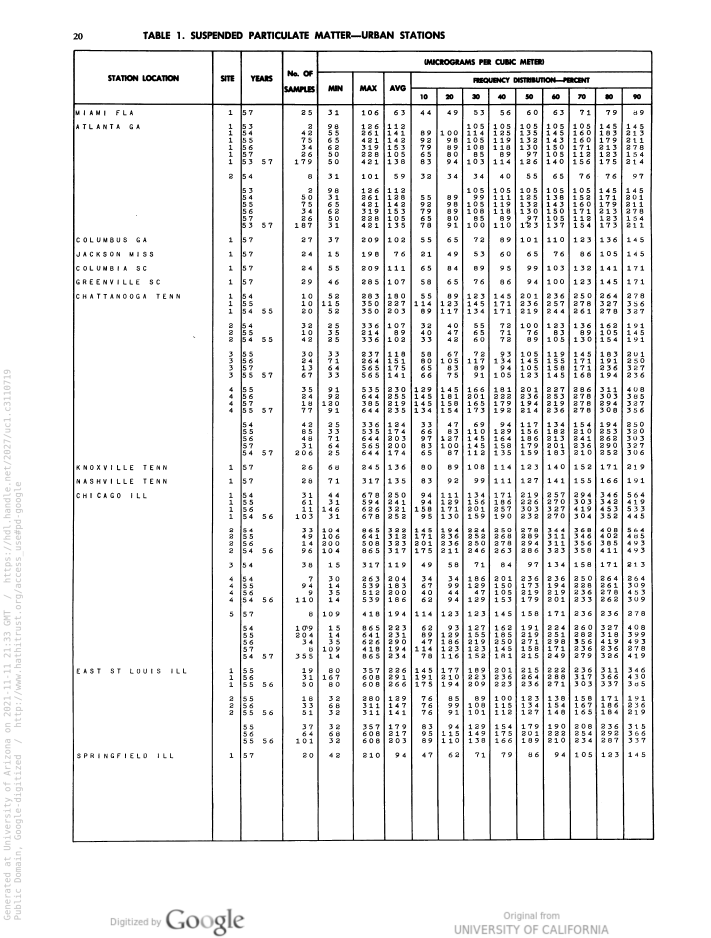
#> input picture Image/UCData-004.png, 3551 x 4689 px (shown at 1/5 size); its folder holds only this picture in this run
$ python TableOCR.py
#> lines starting #> are read from the running program, lines starting #| are printed output that depends on the picture; after the words box and inside, x2 and y2 are one past the last pixel; in counts of white or black regions, pixels touching at a corner belong together
"""
Enhanced Hybrid Batch OCR System for Historical Documents

This version adds:
- Multi-table detection for side-by-side tables (pages 223-228)
- Detailed reporting with stats on each page
- Column structure tracking
- Horizontal line detection to help identify row boundaries
- Processing time tracking
"""

import cv2
import numpy as np
import pytesseract
import pandas as pd
from typing import List, Dict, Tuple
import os
import glob
import re
import json
from datetime import datetime
import time


class EnhancedOCRExtractor:
    """
    OCR extractor that can handle multiple tables on a single page.
    Detects both vertical lines (for columns) and horizontal lines (for rows).
    """

    def __init__(self, image_path: str, dpi: int = 400):
        self.image_path = image_path
        self.dpi = dpi
        self.original = None
        self.processed = None
        self.warped = None
        self.results = []
        self.column_lines = []  # x-coordinates of vertical lines
        self.row_lines = []     # y-coordinates of horizontal lines
        self.scale_factor = dpi / 300.0
        self.tables_found = 0

    def load_image(self):
        self.original = cv2.imread(self.image_path)
        if self.original is None:
            raise FileNotFoundError(f"Could not load: {self.image_path}")
        return self.original

    def find_document_contour(self, image: np.ndarray) -> np.ndarray:
        """Try to find the document edges for perspective correction."""
        gray = cv2.cvtColor(image, cv2.COLOR_BGR2GRAY)
        h, w = image.shape[:2]

        blurred = cv2.GaussianBlur(gray, (5, 5), 0)
        edged = cv2.Canny(blurred, 50, 200)

        contours, _ = cv2.findContours(edged, cv2.RETR_LIST, cv2.CHAIN_APPROX_SIMPLE)
        contours = sorted(contours, key=cv2.contourArea, reverse=True)[:5]

        for c in contours:
            peri = cv2.arcLength(c, True)
            approx = cv2.approxPolyDP(c, 0.02 * peri, True)

            # Need a 4-sided shape that's at least 30% of the image
            if len(approx) == 4 and cv2.contourArea(approx) > (h * w * 0.3):
                return approx.reshape(4, 2)

        # If nothing found, just use the full image
        return np.array([[0, 0], [w, 0], [w, h], [0, h]], dtype=np.float32)

    def perspective_transform(self, image: np.ndarray, pts: np.ndarray) -> np.ndarray:
        """Flatten out the document so it's straight on."""
        rect = np.zeros((4, 2), dtype="float32")
        s = pts.sum(axis=1)
        rect[0] = pts[np.argmin(s)]  # top-left
        rect[2] = pts[np.argmax(s)]  # bottom-right
        diff = np.diff(pts, axis=1)
        rect[1] = pts[np.argmin(diff)]  # top-right
        rect[3] = pts[np.argmax(diff)]  # bottom-left

        (tl, tr, br, bl) = rect

        widthA = np.sqrt(((br[0] - bl[0]) ** 2) + ((br[1] - bl[1]) ** 2))
        widthB = np.sqrt(((tr[0] - tl[0]) ** 2) + ((tr[1] - tl[1]) ** 2))
        maxWidth = max(int(widthA), int(widthB))

        heightA = np.sqrt(((tr[0] - br[0]) ** 2) + ((tr[1] - br[1]) ** 2))
        heightB = np.sqrt(((tl[0] - bl[0]) ** 2) + ((tl[1] - bl[1]) ** 2))
        maxHeight = max(int(heightA), int(heightB))

        dst = np.array([
            [0, 0],
            [maxWidth - 1, 0],
            [maxWidth - 1, maxHeight - 1],
            [0, maxHeight - 1]], dtype="float32")

        M = cv2.getPerspectiveTransform(rect, dst)
        return cv2.warpPerspective(image, M, (maxWidth, maxHeight))

    def detect_vertical_lines(self, image: np.ndarray) -> List[int]:
        """
        Find vertical column separators.
        Lines need to span at least 30% of the page height to count.
        """
        inverted = cv2.bitwise_not(image)
        h, w = inverted.shape

        min_col_height = int(h * 0.30)
        v_kernel = cv2.getStructuringElement(cv2.MORPH_RECT, (1, min_col_height))

        v_lines = cv2.morphologyEx(inverted, cv2.MORPH_OPEN, v_kernel)

        contours, _ = cv2.findContours(v_lines, cv2.RETR_EXTERNAL, cv2.CHAIN_APPROX_SIMPLE)

        v_coords = []
        for c in contours:
            x, y, w_c, h_c = cv2.boundingRect(c)
            center_x = x + (w_c // 2)
            v_coords.append(center_x)

        v_coords.sort()

        # Merge lines that are basically on top of each other
        filtered_cols = []
        if v_coords:
            filtered_cols.append(v_coords[0])
            for x in v_coords[1:]:
                if x - filtered_cols[-1] > 15:
                    filtered_cols.append(x)

        return filtered_cols

    def detect_horizontal_lines(self, image: np.ndarray) -> List[int]:
        """
        Find horizontal row separators.
        Less strict than vertical - only need 20% width since some tables
        have partial horizontal rules.
        """
        inverted = cv2.bitwise_not(image)
        h, w = inverted.shape

        min_row_width = int(w * 0.20)
        h_kernel = cv2.getStructuringElement(cv2.MORPH_RECT, (min_row_width, 1))

        h_lines = cv2.morphologyEx(inverted, cv2.MORPH_OPEN, h_kernel)

        contours, _ = cv2.findContours(h_lines, cv2.RETR_EXTERNAL, cv2.CHAIN_APPROX_SIMPLE)

        h_coords = []
        for c in contours:
            x, y, w_c, h_c = cv2.boundingRect(c)
            center_y = y + (h_c // 2)
            h_coords.append(center_y)

        h_coords.sort()

        # Merge close lines
        filtered_rows = []
        if h_coords:
            filtered_rows.append(h_coords[0])
            for y in h_coords[1:]:
                if y - filtered_rows[-1] > 10:
                    filtered_rows.append(y)

        return filtered_rows

    def detect_table_structure(self, image: np.ndarray) -> Tuple[List[int], List[int]]:
        """
        Find both vertical and horizontal lines in the table.
        Returns (column_lines, row_lines)
        """
        vertical_lines = self.detect_vertical_lines(image)
        horizontal_lines = self.detect_horizontal_lines(image)

        return vertical_lines, horizontal_lines

    def preprocess_image(self, image: np.ndarray) -> np.ndarray:
        """
        Clean up the image before OCR - remove noise, enhance contrast, etc.
        Also detects the table structure while we're at it.
        """
        gray = cv2.cvtColor(image, cv2.COLOR_BGR2GRAY)

        # Remove noise but keep edges sharp
        denoised = cv2.bilateralFilter(gray, 9, 75, 75)
        clahe = cv2.createCLAHE(clipLimit=2.0, tileGridSize=(8, 8))
        enhanced = clahe.apply(denoised)

        # Sharpen things up a bit
        kernel_grad = cv2.getStructuringElement(cv2.MORPH_RECT, (3, 3))
        gradient = cv2.morphologyEx(enhanced, cv2.MORPH_GRADIENT, kernel_grad)
        sharpened = cv2.addWeighted(enhanced, 1.0, gradient, 0.5, 0)

        # Convert to black and white
        thresh = cv2.adaptiveThreshold(
            sharpened, 255,
            cv2.ADAPTIVE_THRESH_GAUSSIAN_C,
            cv2.THRESH_BINARY,
            31, 10
        )

        # Clean up small specks
        kernel_clean = np.ones((2, 2), np.uint8)
        binary = cv2.morphologyEx(thresh, cv2.MORPH_OPEN, kernel_clean)

        # Find table lines
        self.column_lines, self.row_lines = self.detect_table_structure(binary)

        # Add some padding so text near edges doesn't get cut off
        padding = 50
        padded = cv2.copyMakeBorder(binary, padding, padding, padding, padding,
                                    cv2.BORDER_CONSTANT, value=255)

        # Adjust line coordinates for the padding
        self.column_lines = [x + padding for x in self.column_lines]
        self.row_lines = [y + padding for y in self.row_lines]

        return padded

    # [13 lines left out: functions get_column_index, get_row_index, not called in this run]

    def perform_ocr(self, image: np.ndarray, page_num: int, table_num: int = 0, y_offset: int = 0) -> List[Dict]:
        """
        Run OCR in two passes:
        Pass 1 gets letters and numbers with a normal whitelist.
        Pass 2 focuses on recovering single digits that Pass 1 missed.
        """
        results = []
        pass1_boxes = []

        h, w = image.shape

        # PASS 1: Get most of the text
        config_p1 = r'--oem 3 --psm 11 -c tessedit_char_whitelist="ABCDEFGHIJKLMNOPQRSTUVWXYZabcdefghijklmnopqrstuvwxyz0123456789.,-% "'

        d1 = pytesseract.image_to_data(image, config=config_p1, output_type=pytesseract.Output.DICT)

        for i in range(len(d1['text'])):
            if int(d1['conf'][i]) > 0 and d1['text'][i].strip():
                x, y, w_box, h_box = d1['left'][i], d1['top'][i], d1['width'][i], d1['height'][i]

                # Skip boxes that are way too big (probably errors)
                if w_box > w * 0.8 or h_box > h * 0.8: continue

                col_idx = self.get_column_index(x + w_box//2)
                row_idx = self.get_row_index(y + h_box//2)

                results.append({
                    'page_num': page_num,
                    'table_num': table_num,
                    'left': x,
                    'top': y + y_offset,
                    'width': w_box,
                    'height': h_box,
                    'conf': int(d1['conf'][i]),
                    'text': d1['text'][i],
                    'column_index': col_idx,
                    'row_index': row_idx,
                    'pass': 1,
                    'line_num': 0
                })

                pass1_boxes.append((x, y, w_box, h_box))

        # PASS 2: Look for single digits that got missed
        # Mask out everything we already found
        masked_img = image.copy()
        buffer = 5
        for (bx, by, bw, bh) in pass1_boxes:
            cv2.rectangle(masked_img,
                          (max(0, bx-buffer), max(0, by-buffer)),
                          (min(w, bx+bw+buffer), min(h, by+bh+buffer)),
                          255, -1)

        # Run OCR on each column separately, only looking for numbers
        boundaries = [0] + self.column_lines + [w]
        config_p2 = r'--oem 3 --psm 6 -c tessedit_char_whitelist="0123456789"'

        for col_idx in range(len(boundaries) - 1):
            x_start = boundaries[col_idx]
            x_end = boundaries[col_idx+1]

            if x_end - x_start < 10: continue

            col_slice = masked_img[:, x_start:x_end]

            d2 = pytesseract.image_to_data(col_slice, config=config_p2, output_type=pytesseract.Output.DICT)

            for j in range(len(d2['text'])):
                if int(d2['conf'][j]) > 0 and d2['text'][j].strip():
                    sx, sy, sw, sh = d2['left'][j], d2['top'][j], d2['width'][j], d2['height'][j]

                    global_x = x_start + sx
                    global_y = sy + y_offset

                    row_idx = self.get_row_index(global_y + sh//2)

                    results.append({
                        'page_num': page_num,
                        'table_num': table_num,
                        'left': global_x,
                        'top': global_y,
                        'width': sw,
                        'height': sh,
                        'conf': int(d2['conf'][j]),
                        'text': d2['text'][j],
                        'column_index': col_idx,
                        'row_index': row_idx,
                        'pass': 2,
                        'line_num': 0
                    })

        # Group results into lines based on vertical position
        results = sorted(results, key=lambda r: r['top'])
        current_y = -100
        row_id = 0
        for r in results:
            if abs(r['top'] - current_y) > 15:
                row_id += 1
                current_y = r['top']
            r['line_num'] = row_id

        return results

    # [30 lines left out: function visualize, not called in this run]

    def process_page(self, page_num, output_dir):
        """
        Process a single page and extract all the data.
        Pages 223-228 get special treatment since they have side-by-side tables.
        Returns: (results, num_tables, processing_time)
        """
        page_start_time = time.time()

        print(f"\n[Page {page_num}] Processing...")

        self.load_image()

        # Pages 223-228 have two tables side by side, so skip perspective correction
        if page_num in [223, 224, 225, 226, 227, 228]:
            print(f"  Using full-page processing (side-by-side tables)")
            self.warped = self.original.copy()
            self.tables_found = 2
        else:
            contour = self.find_document_contour(self.original)
            self.warped = self.perspective_transform(self.original, contour)
            self.tables_found = 1

        # Clean up the image and find table structure
        self.processed = self.preprocess_image(self.warped)
        print(f"  Detected {len(self.column_lines)} vertical lines (columns)")
        print(f"  Detected {len(self.row_lines)} horizontal lines (rows)")

        # Save the structure info for later use
        cols_path = os.path.join(output_dir, "Column_Metadata",
                                f"page_{page_num:03d}_structure.txt")
        os.makedirs(os.path.dirname(cols_path), exist_ok=True)
        with open(cols_path, 'w') as f:
            f.write(f"Page: {page_num}\n")
            f.write(f"Columns: {len(self.column_lines) + 1}\n")
            f.write(f"Rows: {len(self.row_lines) + 1}\n")
            if page_num in [223, 224, 225, 226, 227, 228]:
                f.write(f"Note: Side-by-side tables (full page processing)\n")

            f.write(f"\nVertical lines (column separators):\n")
            for i, cx in enumerate(self.column_lines):
                f.write(f"  col_line_{i}: {cx}\n")

            f.write(f"\nHorizontal lines (row separators):\n")
            for i, ry in enumerate(self.row_lines):
                f.write(f"  row_line_{i}: {ry}\n")

        # Run the OCR
        results = self.perform_ocr(self.processed, page_num, table_num=0, y_offset=0)
        print(f"  Extracted {len(results)} items")

        # Create visualization
        vis_path = os.path.join(output_dir, "Visualizations",
                               f"page_{page_num:03d}.png")
        os.makedirs(os.path.dirname(vis_path), exist_ok=True)
        self.visualize(self.processed, results, vis_path)

        processing_time = time.time() - page_start_time
        print(f"  ⏱️  Page {page_num} completed in {processing_time:.2f} seconds")

        return results, self.tables_found, processing_time


# [97 lines left out: function generate_comprehensive_report, not called in this run]


def main():
    INPUT_DIR = "./Image"
    OUTPUT_DIR = "./Processed"
    FILE_PATTERN = "*.png"

    total_start_time = time.time()

    image_files = sorted(glob.glob(os.path.join(INPUT_DIR, FILE_PATTERN)))
    if not image_files:
        print("No images found. Check path.")
        return

    all_data = []
    tables_by_page = {}
    page_times = {}

    print("="*80)
    print(f"Starting processing on {len(image_files)} images...")
    print(f"Start time: {datetime.now().strftime('%Y-%m-%d %H:%M:%S')}")
    print("="*80)

    for i, img_path in enumerate(image_files):
        try:
            page_num = int(re.search(r'\d+', os.path.basename(img_path)).group())
        except:
            page_num = i + 1

        extractor = EnhancedOCRExtractor(img_path, dpi=400)
        data, num_tables, page_time = extractor.process_page(page_num, OUTPUT_DIR)
#> in load_image, self.original is the input picture: shape (4689, 3551, 3); min 0, max 255, mean 237.3
#> in find_document_contour, `edged = cv2.Canny(blurred, 50, 200)`:
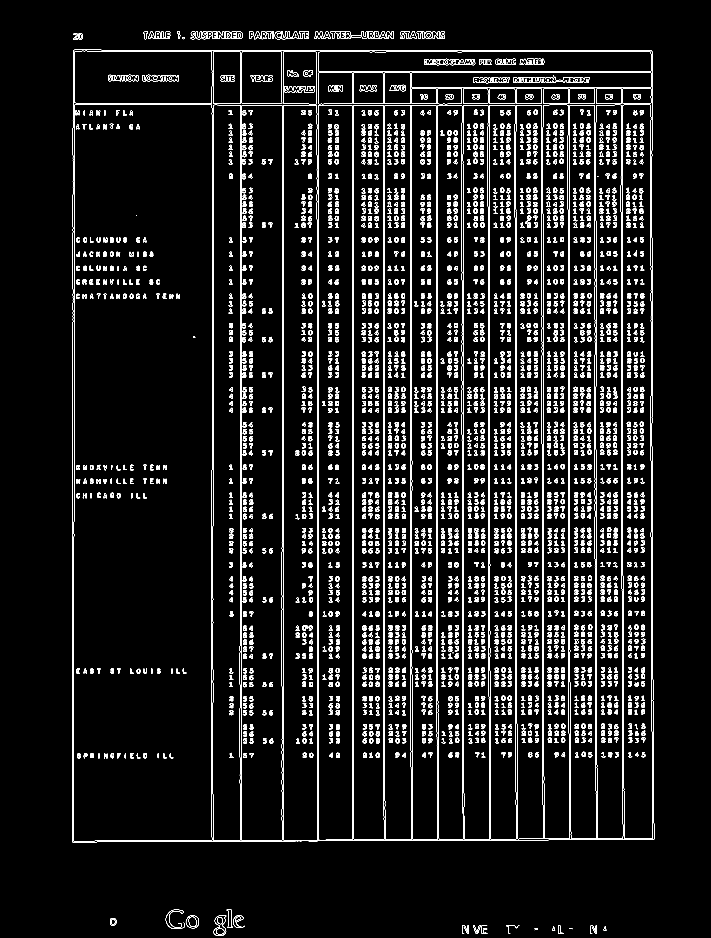
#> edged: shape (4689, 3551) (shown at 1/5 size); 3% white in thin lines or dots, all inside (x1, y1, x2, y2) = (360, 155, 3271, 4679)
#> in find_document_contour, `contours, _ = cv2.findContours(edged, cv2.RETR_LIST, cv2.CHAIN_APPROX_..`: contours = 7803 contours, 639 with area under 20; largest, box (x1, y1, x2, y2) and area: (360, 248, 3271, 4212) 11455462, (360, 248, 3271, 4212) 11455450, (366, 522, 1062, 4206) 2538939, (366, 522, 1062, 4206) 2538934, (1205, 525, 1412, 4202) 746996
#> in find_document_contour, `contours = sorted(contours, key=cv2.contourArea, reverse=True)[:5]`: contours = 5 contours; box (x1, y1, x2, y2) and area: (360, 248, 3271, 4212) 11455462, (360, 248, 3271, 4212) 11455450, (366, 522, 1062, 4206) 2538939, (366, 522, 1062, 4206) 2538934, (1205, 525, 1412, 4202) 746996
#> the loop in find_document_contour, `for c in contours:` made 1 pass
#> (peri, approx) on pass 1: (13803.8, [[369, 250], [362, 4209], [3268, 4199], [3260, 256]])
#> in process_page, `contour = self.find_document_contour(self.original)`: contour = [[369, 250], [362, 4209], [3268, 4199], [3260, 256]]
#> in perspective_transform, `s = pts.sum(axis=1)`: s = [619, 4571, 7467, 3516]
#> in perspective_transform, `diff = np.diff(pts, axis=1)`: diff = [-119, 3847, 931, -3004]
#> in preprocess_image, `gradient = cv2.morphologyEx(enhanced, cv2.MORPH_GRADIENT, kernel_grad)`:
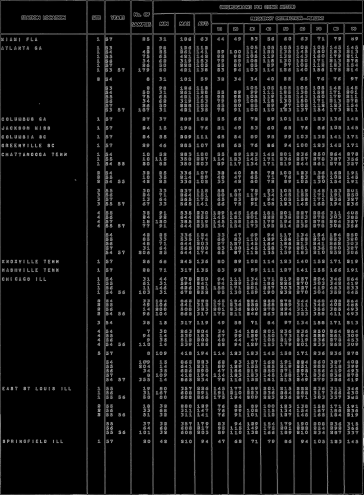
#> gradient: shape (3959, 2906) (shown at 1/8 size); min 0, max 254, mean 20.6
#> in preprocess_image, `sharpened = cv2.addWeighted(enhanced, 1.0, gradient, 0.5, 0)`:
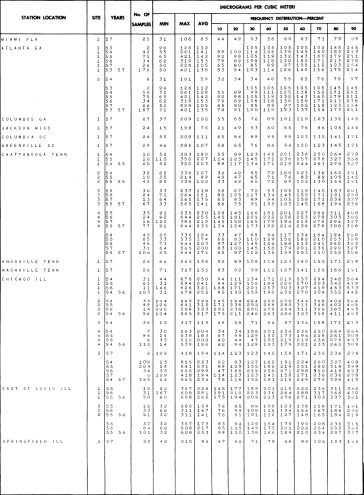
#> sharpened: shape (3959, 2906) (shown at 1/8 size); min 1, max 255, mean 237.9
#> in preprocess_image, `binary = cv2.morphologyEx(thresh, cv2.MORPH_OPEN, kernel_clean)`:
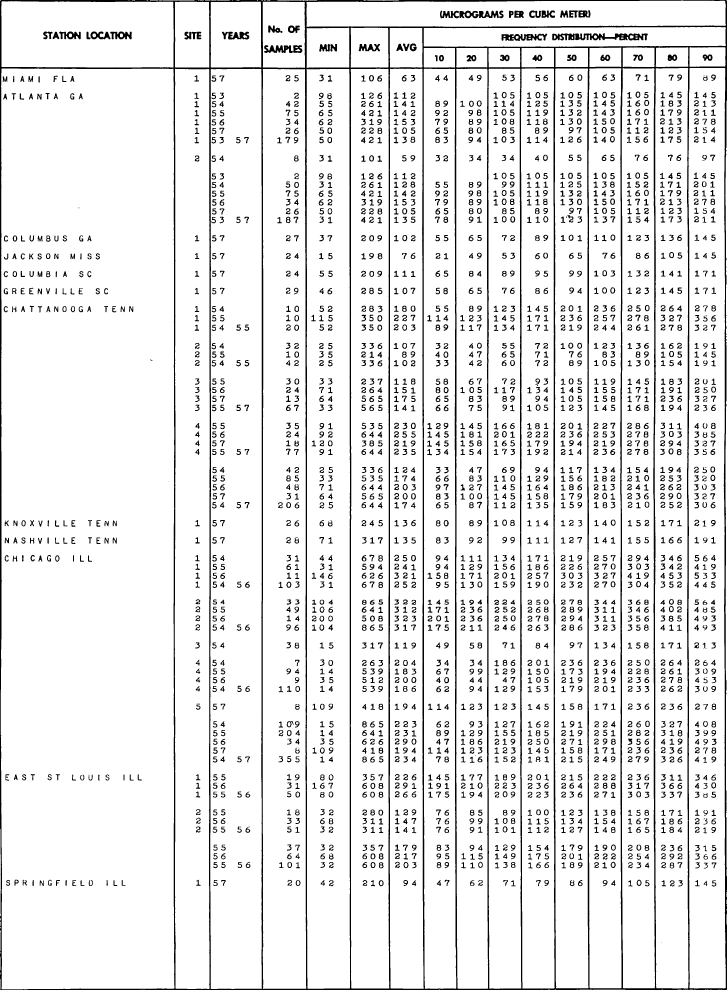
#> binary: shape (3959, 2906) (shown at 1/4 size); 91.2% white; 2783 black regions (25 under 20 px), largest, box (x1, y1, x2, y2) and area: (0, 0, 2906, 3959) 414257, (2209, 131, 2591, 162) 6623, (1837, 42, 2014, 73) 3276
#> in detect_vertical_lines, `inverted = cv2.bitwise_not(image)`:
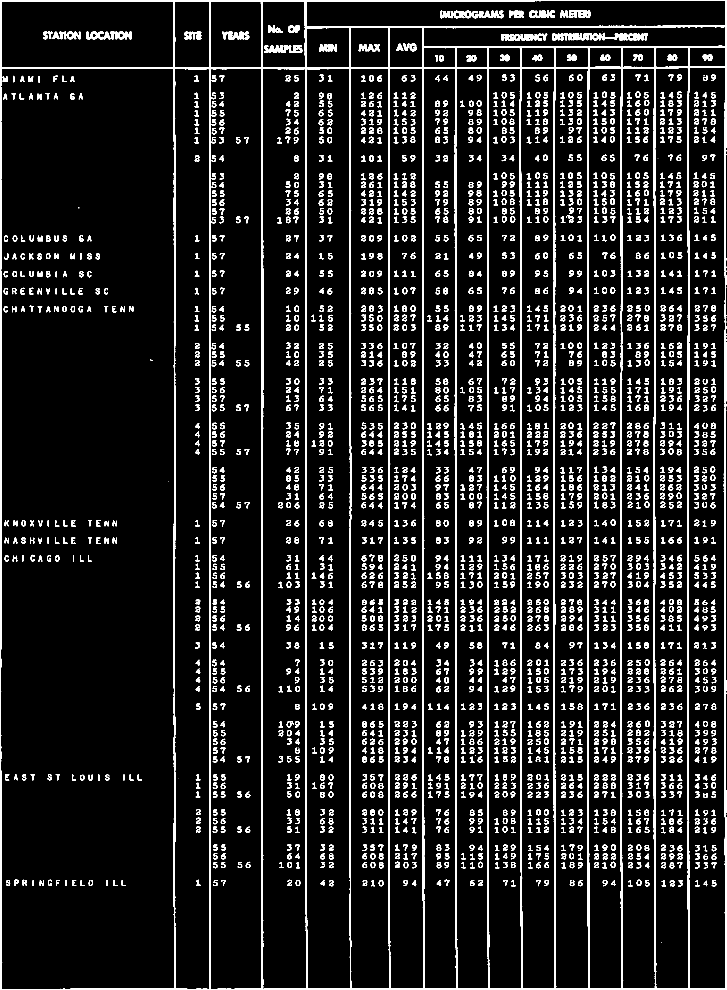
#> inverted: shape (3959, 2906) (shown at 1/4 size); 8.8% white; 2783 white regions (25 under 20 px), largest, box (x1, y1, x2, y2) and area: (0, 0, 2906, 3959) 414257, (2209, 131, 2591, 162) 6623, (1837, 42, 2014, 73) 3276
#> (the rest of the program and of its run is left out)
